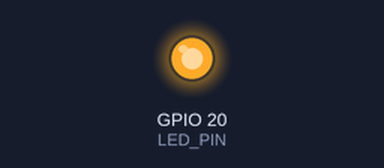
A program run on a simulated Seeed XIAO ESP32-C3. Parts: output pins drawn as LEDs (lit = HIGH). I2S audio is not simulated (input reads silence); what the program prints to the serial monitor is not drawn.

Above: at 1.55 s.
Timing chart, 0 to 5.9 s (numbered marks = the images above):
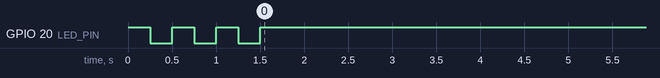

The program:

main.cpp
```cpp
#include <Arduino.h>
#include <driver/i2s.h>
#include <stdint.h>
#include <WiFi.h>
#include <esp_now.h>

// --- Hardware Pins ---
#define I2S_WS 5
#define I2S_SD 4
#define I2S_SCK 3
#define LED_PIN 20  // D7/GPIO20 on Seeed XIAO ESP32C3

// --- ESP-NOW ---
uint8_t displayMAC[] = {0x58, 0x8C, 0x81, 0xAE, 0x84, 0x18};

typedef struct {
  int snoreCount;
  int boutCount;
  int score;  // 0=GOOD, 1=FAIR, 2=POOR
} SleepData;

esp_now_peer_info_t peerInfo;
int lastSentScore = -1;

void onDataSent(const uint8_t *mac, esp_now_send_status_t status) {
  Serial.printf("[ESP-NOW TX] %s\n",
    status == ESP_NOW_SEND_SUCCESS ? "SUCCESS" : "FAIL");

  if (status == ESP_NOW_SEND_SUCCESS) {
    for (int i = 0; i < 3; i++) {
      digitalWrite(LED_PIN, LOW);  delay(150);
      digitalWrite(LED_PIN, HIGH); delay(150);
    }
  }
}

// --- Detection Settings ---
#define SNORE_THRESHOLD 100000000LL
#define BOUT_GAP_MS 120000
#define MAX_HISTORY 50
#define SCORE_DELAY_MS 20000  // 20s before scoring

// --- Tracking Variables ---
int totalSnoreCount = 0;
int boutCount = 0;
unsigned long lastSnoreTime = 0;
int history[MAX_HISTORY];
int historyIndex = 0;
bool historyFull = false;

void setup_i2s() {
  i2s_config_t i2s_config = {
    .mode = (i2s_mode_t)(I2S_MODE_MASTER | I2S_MODE_RX),
    .sample_rate = 16000,
    .bits_per_sample = I2S_BITS_PER_SAMPLE_32BIT,
    .channel_format = I2S_CHANNEL_FMT_ONLY_LEFT,
    .communication_format = I2S_COMM_FORMAT_STAND_I2S,
    .intr_alloc_flags = ESP_INTR_FLAG_LEVEL1,
    .dma_buf_count = 4,
    .dma_buf_len = 1024
  };
  i2s_pin_config_t pin_config = {
    .bck_io_num = I2S_SCK,
    .ws_io_num = I2S_WS,
    .data_in_num = I2S_SD
  };
  i2s_driver_install(I2S_NUM_0, &i2s_config, 0, NULL);
  i2s_set_pin(I2S_NUM_0, &pin_config);
}

void setup_espnow() {
  WiFi.mode(WIFI_STA);
  WiFi.disconnect();
  if (esp_now_init() != ESP_OK) {
    Serial.println("[ERROR] ESP-NOW init failed!");
    return;
  }
  esp_now_register_send_cb(onDataSent);
  memcpy(peerInfo.peer_addr, displayMAC, 6);
  peerInfo.channel = 0;
  peerInfo.encrypt = false;
  esp_now_add_peer(&peerInfo);
  Serial.println("[ESP-NOW] Ready");
}

int calcScore(int snores, int bouts) {
  if (snores < 5 && bouts < 2) return 0;    // GOOD
  if (snores > 15 || bouts > 3) return 2;   // POOR
  return 1;                                  // FAIR
}

void sendScore(int score) {
  SleepData data;
  data.snoreCount = totalSnoreCount;
  data.boutCount = boutCount;
  data.score = score;

  esp_err_t result = esp_now_send(displayMAC, (uint8_t*)&data, sizeof(data));
  Serial.printf("[TX] score=%d snore=%d bout=%d esp_err=%d\n",
    score, totalSnoreCount, boutCount, result);
}

void blink_startup_test() {
  for (int i = 0; i < 3; i++) {
    digitalWrite(LED_PIN, HIGH);
    delay(250);
    digitalWrite(LED_PIN, LOW);
    delay(250);
  }
}

void setup() {
  Serial.begin(115200);
  pinMode(LED_PIN, OUTPUT);

  blink_startup_test();
  digitalWrite(LED_PIN, HIGH);

  setup_i2s();
  setup_espnow();
  Serial.println("--- SnoreSense: Power Indicator Active ---");
}

void loop() {
  int32_t maxSample = -2147483648;
  int32_t minSample = 2147483647;
  bool hasValidSample = false;

  unsigned long start = millis();
  while (millis() - start < 200) {
    int32_t sample = 0;
    size_t bytes_read;
    i2s_read(I2S_NUM_0, &sample, sizeof(sample), &bytes_read, 10);
    if (bytes_read > 0 && sample != 0) {
      hasValidSample = true;
      if (sample > maxSample) maxSample = sample;
      if (sample < minSample) minSample = sample;
    }
  }

  int64_t peakToPeak = 0;
  if (hasValidSample && maxSample > minSample) {
    peakToPeak = (int64_t)maxSample - (int64_t)minSample;
  }

  bool detected = peakToPeak > SNORE_THRESHOLD;
  bool newBout = false;
  if (detected) {
    totalSnoreCount++;
    if (lastSnoreTime == 0 || (millis() - lastSnoreTime) > BOUT_GAP_MS) {
      boutCount++;
      newBout = true;
    }
    lastSnoreTime = millis();
  }

  history[historyIndex] = newBout ? 2 : (detected ? 1 : 0);
  historyIndex = (historyIndex + 1) % MAX_HISTORY;
  if (historyIndex == 0) historyFull = true;

  int recentDetections = 0;
  int recentBouts = 0;
  int totalSamples = historyFull ? MAX_HISTORY : historyIndex;
  for (int i = 0; i < totalSamples; i++) {
    if (history[i] >= 1) recentDetections++;
    if (history[i] == 2) recentBouts++;
  }

  String finalGrade = "CALIBRATING";
  if (totalSamples >= 10) {
    if (recentDetections >= 12 || recentBouts >= 3) finalGrade = "POOR";
    else if (recentDetections >= 5 || recentBouts >= 2) finalGrade = "FAIR";
    else finalGrade = "GOOD";
  }

  // change to send each sec(Only send after 1 minute and when score changes
  if (millis() >= SCORE_DELAY_MS) {
    int currentScore = calcScore(totalSnoreCount, boutCount);
    sendScore(currentScore);
    lastSentScore = currentScore;
  }

  digitalWrite(LED_PIN, HIGH);
  Serial.printf(
    "Peak: %lld | Detect: %s | Snores: %d | Bouts: %d | RecentDetections: %d | RecentBouts: %d | Grade: %s\n",
    peakToPeak,
    detected ? "DETECTED" : "NO",
    totalSnoreCount,
    boutCount,
    recentDetections,
    recentBouts,
    finalGrade.c_str()
  );
  delay(800);
}
```

Measured:
- by itself, GPIO 20 (LED_PIN): HIGH → LOW at 0.25 s, → HIGH 0.25 s later, → LOW 0.25 s later, → HIGH 0.25 s later, … (354 changes in this stretch)
